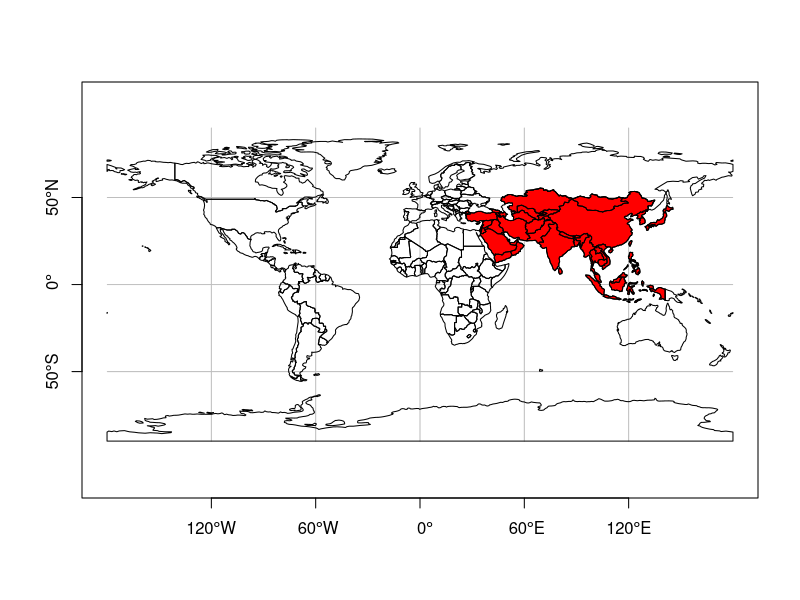

Source code (R):
## ---- chunk 1
#| label: load-package
#| echo: false

library(sf)
library(spData)
## ---- chunk 2
#| label: asia
world_asia <- world[world$continent == "Asia", ]
asia <- st_union(world_asia)
bbox <- st_bbox(world)
plot(
  asia, 
  xlim = c(bbox["xmin"], bbox["xmax"]), 
  ylim = c(bbox["ymin"],bbox["ymax"]),
  col = "red",
  graticule = TRUE,
  axes = TRUE
)

plot(
  st_geometry(world), 
  add = TRUE
)
